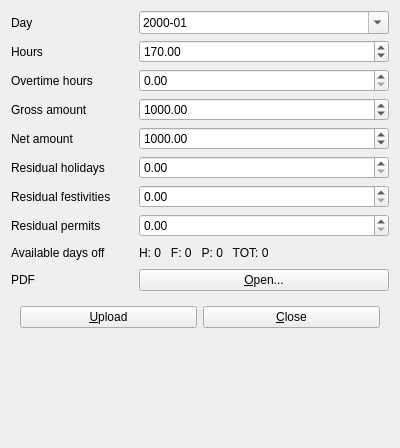
<?xml version="1.0" encoding="UTF-8"?>
<ui version="4.0">
 <class>Form</class>
 <widget class="QWidget" name="Form">
  <property name="geometry">
   <rect>
    <x>0</x>
    <y>0</y>
    <width>400</width>
    <height>448</height>
   </rect>
  </property>
  <property name="windowTitle">
   <string>Form</string>
  </property>
  <layout class="QGridLayout" name="gridLayout">
   <item row="10" column="0">
    <widget class="QLabel" name="label_9">
     <property name="text">
      <string>PDF</string>
     </property>
    </widget>
   </item>
   <item row="6" column="0">
    <widget class="QLabel" name="label_6">
     <property name="text">
      <string>Residual holidays</string>
     </property>
    </widget>
   </item>
   <item row="6" column="1" colspan="2">
    <widget class="QDoubleSpinBox" name="dsbHolidays">
     <property name="maximum">
      <double>9999.000000000000000</double>
     </property>
    </widget>
   </item>
   <item row="8" column="1" colspan="2">
    <widget class="QDoubleSpinBox" name="dsbPermits">
     <property name="maximum">
      <double>99999.000000000000000</double>
     </property>
    </widget>
   </item>
   <item row="11" column="0" colspan="3">
    <widget class="QWidget" name="widget" native="true">
     <layout class="QHBoxLayout" name="horizontalLayout">
      <item>
       <widget class="QPushButton" name="pbUpload">
        <property name="text">
         <string>&amp;Upload</string>
        </property>
       </widget>
      </item>
      <item>
       <widget class="QPushButton" name="pbClose">
        <property name="text">
         <string>&amp;Close</string>
        </property>
       </widget>
      </item>
     </layout>
    </widget>
   </item>
   <item row="0" column="0">
    <widget class="QLabel" name="label_4">
     <property name="text">
      <string>Day</string>
     </property>
    </widget>
   </item>
   <item row="5" column="1" colspan="2">
    <widget class="QDoubleSpinBox" name="dsbNet">
     <property name="maximum">
      <double>10000.000000000000000</double>
     </property>
     <property name="value">
      <double>1000.000000000000000</double>
     </property>
    </widget>
   </item>
   <item row="7" column="1" colspan="2">
    <widget class="QDoubleSpinBox" name="dsbFestivities">
     <property name="maximum">
      <double>9999.000000000000000</double>
     </property>
    </widget>
   </item>
   <item row="8" column="0">
    <widget class="QLabel" name="label_8">
     <property name="text">
      <string>Residual permits</string>
     </property>
    </widget>
   </item>
   <item row="3" column="0">
    <widget class="QLabel" name="label_3">
     <property name="text">
      <string>Gross amount</string>
     </property>
    </widget>
   </item>
   <item row="5" column="0">
    <widget class="QLabel" name="label_5">
     <property name="text">
      <string>Net amount</string>
     </property>
    </widget>
   </item>
   <item row="2" column="0">
    <widget class="QLabel" name="label_2">
     <property name="text">
      <string>Overtime hours</string>
     </property>
    </widget>
   </item>
   <item row="10" column="1" colspan="2">
    <widget class="QPushButton" name="pbPdf">
     <property name="text">
      <string>&amp;Open...</string>
     </property>
    </widget>
   </item>
   <item row="1" column="1" colspan="2">
    <widget class="QDoubleSpinBox" name="dsbHours">
     <property name="maximum">
      <double>200.000000000000000</double>
     </property>
     <property name="value">
      <double>170.000000000000000</double>
     </property>
    </widget>
   </item>
   <item row="1" column="0">
    <widget class="QLabel" name="label">
     <property name="text">
      <string>Hours</string>
     </property>
    </widget>
   </item>
   <item row="3" column="1" colspan="2">
    <widget class="QDoubleSpinBox" name="dsbGross">
     <property name="maximum">
      <double>10000.000000000000000</double>
     </property>
     <property name="value">
      <double>1000.000000000000000</double>
     </property>
    </widget>
   </item>
   <item row="12" column="0">
    <spacer name="verticalSpacer">
     <property name="orientation">
      <enum>Qt::Vertical</enum>
     </property>
     <property name="sizeHint" stdset="0">
      <size>
       <width>20</width>
       <height>40</height>
      </size>
     </property>
    </spacer>
   </item>
   <item row="7" column="0">
    <widget class="QLabel" name="label_7">
     <property name="text">
      <string>Residual festivities</string>
     </property>
    </widget>
   </item>
   <item row="2" column="1" colspan="2">
    <widget class="QDoubleSpinBox" name="dsbOvertime"/>
   </item>
   <item row="0" column="1" colspan="2">
    <widget class="QDateEdit" name="deDay">
     <property name="showGroupSeparator" stdset="0">
      <bool>false</bool>
     </property>
     <property name="displayFormat">
      <string>yyyy-MM</string>
     </property>
     <property name="calendarPopup">
      <bool>true</bool>
     </property>
    </widget>
   </item>
   <item row="9" column="0">
    <widget class="QLabel" name="label_10">
     <property name="text">
      <string>Available days off</string>
     </property>
    </widget>
   </item>
   <item row="9" column="1" colspan="2">
    <widget class="QLabel" name="lbDaysOff">
     <property name="minimumSize">
      <size>
       <width>0</width>
       <height>20</height>
      </size>
     </property>
     <property name="text">
      <string>H: 0   F: 0   P: 0   TOT: 0</string>
     </property>
    </widget>
   </item>
  </layout>
 </widget>
 <tabstops>
  <tabstop>deDay</tabstop>
  <tabstop>dsbHours</tabstop>
  <tabstop>dsbOvertime</tabstop>
  <tabstop>dsbGross</tabstop>
  <tabstop>dsbNet</tabstop>
  <tabstop>dsbHolidays</tabstop>
  <tabstop>dsbFestivities</tabstop>
  <tabstop>dsbPermits</tabstop>
  <tabstop>pbPdf</tabstop>
  <tabstop>pbUpload</tabstop>
  <tabstop>pbClose</tabstop>
 </tabstops>
 <resources/>
 <connections/>
</ui>
